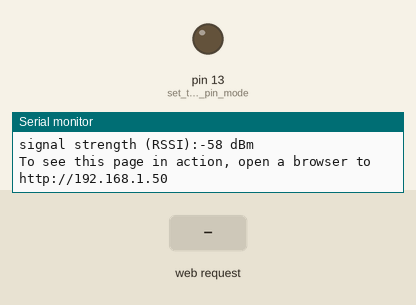
Bench run of a sketch on a simulated Arduino Uno WiFi Rev2. Parts: output pins drawn as LEDs (lit = HIGH), the last lines printed to the serial monitor. The test bench sets the inputs (shaded band). WiFi joins after 1.5 s; servers stay silent unless stated.

Above: at 12.7 s.
12.8 s: HTTP request GET /H received
At 13.9 s:
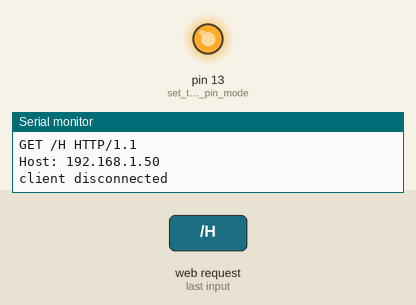
14.3 s: HTTP request GET /L received
At 15.0 s:
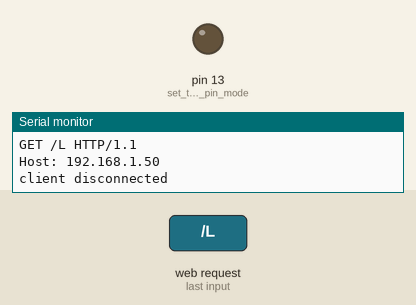
Timing chart, 0 to 17.3 s (numbered marks = the images above; inputs shaded):
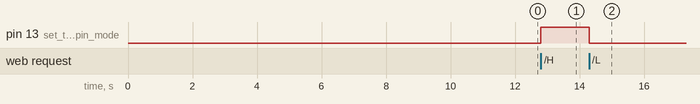

The sketch:

PinkLEDServer.ino
```cpp
/*
  WiFi Web Server LED Blink

 A dusty pink web server with switches that lets you blink an LED via the web.
 This sketch will print the IP address of your WiFi module (once connected)
 to the Serial Monitor. From there, you can open that address in a web browser
 to turn on and off the LED on pin 9.

 If the IP address of your board is yourAddress:
 http://yourAddress/H turns the LED on
 http://yourAddress/L turns it off

 This example is written for a network using WPA encryption. For
 WEP or WPA, change the WiFi.begin() call accordingly.

 Circuit:
 * Board with NINA module (Arduino MKR WiFi 1010, MKR VIDOR 4000 and Uno WiFi Rev.2)
 * LED attached to pin 9

 created 25 Nov 2012
 by Tom Igoe
 modified by namita 12 oct 2026
 */
#include <SPI.h>
#include <WiFiNINA.h>

#include "arduino_secrets.h"
///////please enter your sensitive data in the Secret tab/arduino_secrets.h
char ssid[] = SECRET_SSID;        // your network SSID (name)
char pass[] = SECRET_PASS;    // your network password (use for WPA, or use as key for WEP)
int keyIndex = 0;                 // your network key index number (needed only for WEP)

int status = WL_IDLE_STATUS;
WiFiServer server(80);

void setup() {
  Serial.begin(9600);      // initialize serial communication
  pinMode(LED_BUILTIN, OUTPUT);      // set the LED pin mode

while(!Serial){};
Serial.println("Hello");

  // check for the WiFi module:
  if (WiFi.status() == WL_NO_MODULE) {
    Serial.println("Communication with WiFi module failed!");
    // don't continue
    while (true);

  }

  String fv = WiFi.firmwareVersion();
  if (fv < WIFI_FIRMWARE_LATEST_VERSION) {
    Serial.println("Please upgrade the firmware");
  }

  // attempt to connect to WiFi network:
  while (status != WL_CONNECTED) {
    Serial.print("Attempting to connect to Network named: ");
    Serial.println(ssid);                   // print the network name (SSID);

    // Connect to WPA/WPA2 network. Change this line if using open or WEP network:
    status = WiFi.begin(ssid, pass);
    // wait 10 seconds for connection:
    delay(10000);
  }
  server.begin();                           // start the web server on port 80
  printWifiStatus();                        // you're connected now, so print out the status
}


void loop() {
  WiFiClient client = server.available();   // listen for incoming clients

  if (client) {                             // if you get a client,
    Serial.println("new client");           // print a message out the serial port
    String currentLine = "";                // make a String to hold incoming data from the client
    while (client.connected()) {            // loop while the client's connected
      if (client.available()) {             // if there's bytes to read from the client,
        char c = client.read();             // read a byte, then
        Serial.write(c);                    // print it out to the serial monitor
        if (c == '\n') {                    // if the byte is a newline character

          // if the current line is blank, you got two newline characters in a row.
          // that's the end of the client HTTP request, so send a response:
          if (currentLine.length() == 0) {
            // HTTP headers always start with a response code (e.g. HTTP/1.1 200 OK)
            // and a content-type so the client knows what's coming, then a blank line:
            client.println("HTTP/1.1 200 OK");
            client.println("Content-type:text/html");
            client.println();

            // the content of the HTTP response follows the header:
            client.print("<body style='background-color:#d8a7b1; font-family:Arial; text-align:center; padding-top:80px;'>");
            client.print("<h2 style='color:white;'>LED Control</h2>");
            client.print("<a href=\"/H\"><button style='background-color:white; color:#b5838d; border:none; padding:15px 35px; border-radius:25px; font-size:18px; margin:10px;'>ON</button></a>");
            client.print("<a href=\"/L\"><button style='background-color:#b5838d; color:white; border:none; padding:15px 35px; border-radius:25px; font-size:18px; margin:10px;'>OFF</button></a>");
            client.print("</body>");

            // The HTTP response ends with another blank line:
            client.println();
            // break out of the while loop:
            break;
          } else {    // if you got a newline, then clear currentLine:
            currentLine = "";
          }
        } else if (c != '\r') {  // if you got anything else but a carriage return character,
          currentLine += c;      // add it to the end of the currentLine
        }

        // Check to see if the client request was "GET /H" or "GET /L":
        if (currentLine.endsWith("GET /H")) {
          digitalWrite(LED_BUILTIN, HIGH);
                      // GET /H turns the LED on
        }
        if (currentLine.endsWith("GET /L")) {
          digitalWrite(LED_BUILTIN, LOW);
                        // GET /L turns the LED off
        }
      }
    }
    // close the connection:
    client.stop();
    Serial.println("client disconnected");
  }
}

void printWifiStatus() {
  // print the SSID of the network you're attached to:
  Serial.print("SSID: ");
  Serial.println(WiFi.SSID());

  // print your board's IP address:
  IPAddress ip = WiFi.localIP();
  Serial.print("IP Address: ");
  Serial.println(ip);

  // print the received signal strength:
  long rssi = WiFi.RSSI();
  Serial.print("signal strength (RSSI):");
  Serial.print(rssi);
  Serial.println(" dBm");
  // print where to go in a browser:
  Serial.print("To see this page in action, open a browser to http://");
  Serial.println(ip);
}
```

arduino_secrets.h
```cpp
#define SECRET_SSID "your-wifi-name"
#define SECRET_PASS "your-wifi-password"
```

Measured:
- after the input at 12.8 s, pin 13 (set_the_LED_pin_mode): LOW → HIGH at once
- after the input at 14.3 s, pin 13 (set_the_LED_pin_mode): HIGH → LOW at once
